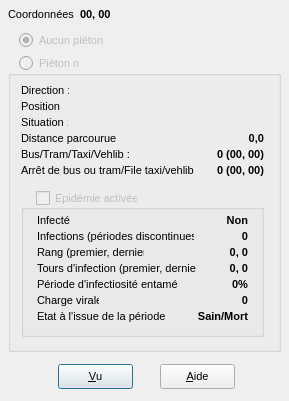
<?xml version="1.0" encoding="UTF-8"?>
<ui version="4.0">
 <comment>GÉNÉRÉ par tools/dfm2ui.py depuis src/f_infptn.dfm : ne pas modifier à la main avant la fin du portage de la fiche</comment>
 <class>frmInfosPieton</class>
 <widget class="QDialog" name="frmInfosPieton">
  <property name="geometry">
   <rect>
    <x>1</x>
    <y>3</y>
    <width>289</width>
    <height>401</height>
   </rect>
  </property>
  <property name="windowTitle">
   <string>Propriétés du piéton</string>
  </property>
  <property name="vclFontHeight" stdset="0">
   <number>-11</number>
  </property>
  <property name="font">
   <font>
    <family>MS Sans Serif</family>
    <pointsize>8</pointsize>
    <bold>false</bold>
    <italic>false</italic>
    <underline>false</underline>
    <strikeout>false</strikeout>
   </font>
  </property>
  <property name="vclHelpContext" stdset="0">
   <number>68</number>
  </property>
  <property name="vclBorderIcons" stdset="0">
   <string notr="true">biMinimize,biSystemMenu</string>
  </property>
  <property name="vclBorderStyle" stdset="0">
   <string notr="true">bsSingle</string>
  </property>
  <property name="vclColor" stdset="0">
   <string notr="true">clBtnFace</string>
  </property>
  <property name="vclFormStyle" stdset="0">
   <string notr="true">fsStayOnTop</string>
  </property>
  <property name="vclKeyPreview" stdset="0">
   <bool>true</bool>
  </property>
  <property name="vclTextHeight" stdset="0">
   <number>13</number>
  </property>
  <widget class="TLabel" name="Label0">
   <property name="text">
    <string>Coordonnées :</string>
   </property>
   <property name="alignment">
    <set>Qt::AlignLeft|Qt::AlignTop</set>
   </property>
   <property name="geometry">
    <rect>
     <x>8</x>
     <y>8</y>
     <width>69</width>
     <height>13</height>
    </rect>
   </property>
  </widget>
  <widget class="TLabel" name="LabelCoordonnees">
   <property name="text">
    <string>00, 00</string>
   </property>
   <property name="alignment">
    <set>Qt::AlignLeft|Qt::AlignTop</set>
   </property>
   <property name="geometry">
    <rect>
     <x>80</x>
     <y>8</y>
     <width>37</width>
     <height>13</height>
    </rect>
   </property>
   <property name="vclFontHeight" stdset="0">
    <number>-11</number>
   </property>
   <property name="font">
    <font>
     <family>MS Sans Serif</family>
     <pointsize>8</pointsize>
     <bold>true</bold>
     <italic>false</italic>
     <underline>false</underline>
     <strikeout>false</strikeout>
    </font>
   </property>
  </widget>
  <widget class="TButton" name="ButtonOk">
   <property name="text">
    <string>&amp;Vu</string>
   </property>
   <property name="default">
    <bool>true</bool>
   </property>
   <property name="autoDefault">
    <bool>false</bool>
   </property>
   <property name="geometry">
    <rect>
     <x>58</x>
     <y>364</y>
     <width>75</width>
     <height>25</height>
    </rect>
   </property>
   <property name="vclCancel" stdset="0">
    <bool>true</bool>
   </property>
   <property name="vclTabOrder" stdset="0">
    <number>3</number>
   </property>
  </widget>
  <widget class="TRadioButton" name="RadioButtonAucunPieton">
   <property name="text">
    <string>Aucun piéton</string>
   </property>
   <property name="checked">
    <bool>true</bool>
   </property>
   <property name="geometry">
    <rect>
     <x>19</x>
     <y>32</y>
     <width>97</width>
     <height>17</height>
    </rect>
   </property>
   <property name="enabled">
    <bool>false</bool>
   </property>
   <property name="vclTabOrder" stdset="0">
    <number>0</number>
   </property>
   <property name="vclTabStop" stdset="0">
    <bool>true</bool>
   </property>
  </widget>
  <widget class="TGroupBox" name="GroupBoxPieton">
   <property name="title">
    <string>                           </string>
   </property>
   <property name="geometry">
    <rect>
     <x>8</x>
     <y>56</y>
     <width>273</width>
     <height>296</height>
    </rect>
   </property>
   <property name="vclFontHeight" stdset="0">
    <number>-11</number>
   </property>
   <property name="font">
    <font>
     <family>MS Sans Serif</family>
     <pointsize>8</pointsize>
     <bold>false</bold>
     <italic>false</italic>
     <underline>false</underline>
     <strikeout>false</strikeout>
    </font>
   </property>
   <property name="vclTabOrder" stdset="0">
    <number>2</number>
   </property>
   <widget class="TLabel" name="Label1">
    <property name="text">
     <string>Direction :</string>
    </property>
    <property name="alignment">
     <set>Qt::AlignLeft|Qt::AlignTop</set>
    </property>
    <property name="geometry">
     <rect>
      <x>13</x>
      <y>28</y>
      <width>48</width>
      <height>13</height>
     </rect>
    </property>
   </widget>
   <widget class="TLabel" name="Label3">
    <property name="text">
     <string>Situation :</string>
    </property>
    <property name="alignment">
     <set>Qt::AlignLeft|Qt::AlignTop</set>
    </property>
    <property name="geometry">
     <rect>
      <x>13</x>
      <y>60</y>
      <width>47</width>
      <height>13</height>
     </rect>
    </property>
   </widget>
   <widget class="TLabel" name="Label4">
    <property name="text">
     <string>Distance parcourue :</string>
    </property>
    <property name="alignment">
     <set>Qt::AlignLeft|Qt::AlignTop</set>
    </property>
    <property name="geometry">
     <rect>
      <x>13</x>
      <y>76</y>
      <width>99</width>
      <height>13</height>
     </rect>
    </property>
   </widget>
   <widget class="TLabel" name="LabelSituation">
    <property name="text">
     <string />
    </property>
    <property name="alignment">
     <set>Qt::AlignRight|Qt::AlignTop</set>
    </property>
    <property name="geometry">
     <rect>
      <x>64</x>
      <y>60</y>
      <width>192</width>
      <height>13</height>
     </rect>
    </property>
    <property name="vclFontHeight" stdset="0">
     <number>-11</number>
    </property>
    <property name="font">
     <font>
      <family>MS Sans Serif</family>
      <pointsize>8</pointsize>
      <bold>true</bold>
      <italic>false</italic>
      <underline>false</underline>
      <strikeout>false</strikeout>
     </font>
    </property>
    <property name="vclAutoSize" stdset="0">
     <bool>false</bool>
    </property>
   </widget>
   <widget class="TLabel" name="LabelParcours">
    <property name="text">
     <string>0,0</string>
    </property>
    <property name="alignment">
     <set>Qt::AlignRight|Qt::AlignTop</set>
    </property>
    <property name="geometry">
     <rect>
      <x>237</x>
      <y>76</y>
      <width>19</width>
      <height>13</height>
     </rect>
    </property>
    <property name="vclFontHeight" stdset="0">
     <number>-11</number>
    </property>
    <property name="font">
     <font>
      <family>MS Sans Serif</family>
      <pointsize>8</pointsize>
      <bold>true</bold>
      <italic>false</italic>
      <underline>false</underline>
      <strikeout>false</strikeout>
     </font>
    </property>
   </widget>
   <widget class="TLabel" name="LabelDirection">
    <property name="text">
     <string />
    </property>
    <property name="alignment">
     <set>Qt::AlignRight|Qt::AlignTop</set>
    </property>
    <property name="geometry">
     <rect>
      <x>64</x>
      <y>29</y>
      <width>192</width>
      <height>13</height>
     </rect>
    </property>
    <property name="vclFontHeight" stdset="0">
     <number>-11</number>
    </property>
    <property name="font">
     <font>
      <family>MS Sans Serif</family>
      <pointsize>8</pointsize>
      <bold>true</bold>
      <italic>false</italic>
      <underline>false</underline>
      <strikeout>false</strikeout>
     </font>
    </property>
    <property name="vclAutoSize" stdset="0">
     <bool>false</bool>
    </property>
   </widget>
   <widget class="TLabel" name="Label2">
    <property name="text">
     <string>Position :</string>
    </property>
    <property name="alignment">
     <set>Qt::AlignLeft|Qt::AlignTop</set>
    </property>
    <property name="geometry">
     <rect>
      <x>13</x>
      <y>44</y>
      <width>43</width>
      <height>13</height>
     </rect>
    </property>
   </widget>
   <widget class="TLabel" name="LabelPosition">
    <property name="text">
     <string />
    </property>
    <property name="alignment">
     <set>Qt::AlignRight|Qt::AlignTop</set>
    </property>
    <property name="geometry">
     <rect>
      <x>64</x>
      <y>44</y>
      <width>192</width>
      <height>13</height>
     </rect>
    </property>
    <property name="vclFontHeight" stdset="0">
     <number>-11</number>
    </property>
    <property name="font">
     <font>
      <family>MS Sans Serif</family>
      <pointsize>8</pointsize>
      <bold>true</bold>
      <italic>false</italic>
      <underline>false</underline>
      <strikeout>false</strikeout>
     </font>
    </property>
    <property name="vclAutoSize" stdset="0">
     <bool>false</bool>
    </property>
   </widget>
   <widget class="TLabel" name="Label5">
    <property name="text">
     <string>Bus/Tram/Taxi/Vehlib :</string>
    </property>
    <property name="alignment">
     <set>Qt::AlignLeft|Qt::AlignTop</set>
    </property>
    <property name="geometry">
     <rect>
      <x>13</x>
      <y>92</y>
      <width>112</width>
      <height>13</height>
     </rect>
    </property>
   </widget>
   <widget class="TLabel" name="LabelBusTramTaxiVehlib">
    <property name="text">
     <string>0 (00, 00)</string>
    </property>
    <property name="alignment">
     <set>Qt::AlignRight|Qt::AlignTop</set>
    </property>
    <property name="geometry">
     <rect>
      <x>200</x>
      <y>92</y>
      <width>56</width>
      <height>13</height>
     </rect>
    </property>
    <property name="vclFontHeight" stdset="0">
     <number>-11</number>
    </property>
    <property name="font">
     <font>
      <family>MS Sans Serif</family>
      <pointsize>8</pointsize>
      <bold>true</bold>
      <italic>false</italic>
      <underline>false</underline>
      <strikeout>false</strikeout>
     </font>
    </property>
   </widget>
   <widget class="TLabel" name="Label6">
    <property name="text">
     <string>Arrêt de bus ou tram/File taxi/vehlib :</string>
    </property>
    <property name="alignment">
     <set>Qt::AlignLeft|Qt::AlignTop</set>
    </property>
    <property name="geometry">
     <rect>
      <x>13</x>
      <y>108</y>
      <width>174</width>
      <height>13</height>
     </rect>
    </property>
   </widget>
   <widget class="TLabel" name="LabelArretBusTramFileTaxiVehlib">
    <property name="text">
     <string>0 (00, 00)</string>
    </property>
    <property name="alignment">
     <set>Qt::AlignRight|Qt::AlignTop</set>
    </property>
    <property name="geometry">
     <rect>
      <x>200</x>
      <y>108</y>
      <width>56</width>
      <height>13</height>
     </rect>
    </property>
    <property name="vclFontHeight" stdset="0">
     <number>-11</number>
    </property>
    <property name="font">
     <font>
      <family>MS Sans Serif</family>
      <pointsize>8</pointsize>
      <bold>true</bold>
      <italic>false</italic>
      <underline>false</underline>
      <strikeout>false</strikeout>
     </font>
    </property>
   </widget>
   <widget class="TGroupBox" name="GroupBoxEpidemie">
    <property name="title">
     <string>  </string>
    </property>
    <property name="geometry">
     <rect>
      <x>13</x>
      <y>134</y>
      <width>243</width>
      <height>147</height>
     </rect>
    </property>
    <property name="vclTabOrder" stdset="0">
     <number>0</number>
    </property>
    <widget class="TLabel" name="Label7">
     <property name="text">
      <string>Infecté </string>
     </property>
     <property name="alignment">
      <set>Qt::AlignLeft|Qt::AlignTop</set>
     </property>
     <property name="geometry">
      <rect>
       <x>16</x>
       <y>24</y>
       <width>36</width>
       <height>13</height>
      </rect>
     </property>
    </widget>
    <widget class="TLabel" name="LabelInfecte">
     <property name="text">
      <string>Non</string>
     </property>
     <property name="alignment">
      <set>Qt::AlignRight|Qt::AlignTop</set>
     </property>
     <property name="geometry">
      <rect>
       <x>203</x>
       <y>24</y>
       <width>24</width>
       <height>13</height>
      </rect>
     </property>
     <property name="vclFontHeight" stdset="0">
      <number>-11</number>
     </property>
     <property name="font">
      <font>
       <family>MS Sans Serif</family>
       <pointsize>8</pointsize>
       <bold>true</bold>
       <italic>false</italic>
       <underline>false</underline>
       <strikeout>false</strikeout>
      </font>
     </property>
    </widget>
    <widget class="TLabel" name="Label8">
     <property name="text">
      <string>Rang (premier, dernier)</string>
     </property>
     <property name="alignment">
      <set>Qt::AlignLeft|Qt::AlignTop</set>
     </property>
     <property name="geometry">
      <rect>
       <x>16</x>
       <y>56</y>
       <width>107</width>
       <height>13</height>
      </rect>
     </property>
    </widget>
    <widget class="TLabel" name="LabelRangs">
     <property name="text">
      <string>0, 0</string>
     </property>
     <property name="alignment">
      <set>Qt::AlignRight|Qt::AlignTop</set>
     </property>
     <property name="geometry">
      <rect>
       <x>204</x>
       <y>56</y>
       <width>23</width>
       <height>13</height>
      </rect>
     </property>
     <property name="vclFontHeight" stdset="0">
      <number>-11</number>
     </property>
     <property name="font">
      <font>
       <family>MS Sans Serif</family>
       <pointsize>8</pointsize>
       <bold>true</bold>
       <italic>false</italic>
       <underline>false</underline>
       <strikeout>false</strikeout>
      </font>
     </property>
    </widget>
    <widget class="TLabel" name="Label9">
     <property name="text">
      <string>Tours d'infection (premier, dernier)</string>
     </property>
     <property name="alignment">
      <set>Qt::AlignLeft|Qt::AlignTop</set>
     </property>
     <property name="geometry">
      <rect>
       <x>16</x>
       <y>72</y>
       <width>159</width>
       <height>13</height>
      </rect>
     </property>
    </widget>
    <widget class="TLabel" name="LabelTours">
     <property name="text">
      <string>0, 0</string>
     </property>
     <property name="alignment">
      <set>Qt::AlignRight|Qt::AlignTop</set>
     </property>
     <property name="geometry">
      <rect>
       <x>204</x>
       <y>72</y>
       <width>23</width>
       <height>13</height>
      </rect>
     </property>
     <property name="vclFontHeight" stdset="0">
      <number>-11</number>
     </property>
     <property name="font">
      <font>
       <family>MS Sans Serif</family>
       <pointsize>8</pointsize>
       <bold>true</bold>
       <italic>false</italic>
       <underline>false</underline>
       <strikeout>false</strikeout>
      </font>
     </property>
    </widget>
    <widget class="TLabel" name="Label10">
     <property name="text">
      <string>Infections (périodes discontinues)</string>
     </property>
     <property name="alignment">
      <set>Qt::AlignLeft|Qt::AlignTop</set>
     </property>
     <property name="geometry">
      <rect>
       <x>16</x>
       <y>40</y>
       <width>157</width>
       <height>13</height>
      </rect>
     </property>
    </widget>
    <widget class="TLabel" name="LabelInfections">
     <property name="text">
      <string>0</string>
     </property>
     <property name="alignment">
      <set>Qt::AlignRight|Qt::AlignTop</set>
     </property>
     <property name="geometry">
      <rect>
       <x>219</x>
       <y>40</y>
       <width>8</width>
       <height>13</height>
      </rect>
     </property>
     <property name="vclFontHeight" stdset="0">
      <number>-11</number>
     </property>
     <property name="font">
      <font>
       <family>MS Sans Serif</family>
       <pointsize>8</pointsize>
       <bold>true</bold>
       <italic>false</italic>
       <underline>false</underline>
       <strikeout>false</strikeout>
      </font>
     </property>
    </widget>
    <widget class="TLabel" name="Label11">
     <property name="text">
      <string>Période d'infectiosité entamée</string>
     </property>
     <property name="alignment">
      <set>Qt::AlignLeft|Qt::AlignTop</set>
     </property>
     <property name="geometry">
      <rect>
       <x>16</x>
       <y>88</y>
       <width>141</width>
       <height>13</height>
      </rect>
     </property>
    </widget>
    <widget class="TLabel" name="LabelPeriodeInfectiosite">
     <property name="text">
      <string>0%</string>
     </property>
     <property name="alignment">
      <set>Qt::AlignRight|Qt::AlignTop</set>
     </property>
     <property name="geometry">
      <rect>
       <x>210</x>
       <y>88</y>
       <width>17</width>
       <height>13</height>
      </rect>
     </property>
     <property name="vclFontHeight" stdset="0">
      <number>-11</number>
     </property>
     <property name="font">
      <font>
       <family>MS Sans Serif</family>
       <pointsize>8</pointsize>
       <bold>true</bold>
       <italic>false</italic>
       <underline>false</underline>
       <strikeout>false</strikeout>
      </font>
     </property>
    </widget>
    <widget class="TLabel" name="Label13">
     <property name="text">
      <string>Charge virale</string>
     </property>
     <property name="alignment">
      <set>Qt::AlignLeft|Qt::AlignTop</set>
     </property>
     <property name="geometry">
      <rect>
       <x>16</x>
       <y>104</y>
       <width>62</width>
       <height>13</height>
      </rect>
     </property>
    </widget>
    <widget class="TLabel" name="LabelChargeVirale">
     <property name="text">
      <string>0</string>
     </property>
     <property name="alignment">
      <set>Qt::AlignRight|Qt::AlignTop</set>
     </property>
     <property name="geometry">
      <rect>
       <x>219</x>
       <y>104</y>
       <width>8</width>
       <height>13</height>
      </rect>
     </property>
     <property name="vclFontHeight" stdset="0">
      <number>-11</number>
     </property>
     <property name="font">
      <font>
       <family>MS Sans Serif</family>
       <pointsize>8</pointsize>
       <bold>true</bold>
       <italic>false</italic>
       <underline>false</underline>
       <strikeout>false</strikeout>
      </font>
     </property>
    </widget>
    <widget class="TLabel" name="Label12">
     <property name="text">
      <string>Etat à l'issue de la période :</string>
     </property>
     <property name="alignment">
      <set>Qt::AlignLeft|Qt::AlignTop</set>
     </property>
     <property name="geometry">
      <rect>
       <x>16</x>
       <y>120</y>
       <width>129</width>
       <height>13</height>
      </rect>
     </property>
    </widget>
    <widget class="TLabel" name="LabelEtatFinal">
     <property name="text">
      <string>Sain/Mort</string>
     </property>
     <property name="alignment">
      <set>Qt::AlignRight|Qt::AlignTop</set>
     </property>
     <property name="geometry">
      <rect>
       <x>170</x>
       <y>120</y>
       <width>57</width>
       <height>13</height>
      </rect>
     </property>
     <property name="vclFontHeight" stdset="0">
      <number>-11</number>
     </property>
     <property name="font">
      <font>
       <family>MS Sans Serif</family>
       <pointsize>8</pointsize>
       <bold>true</bold>
       <italic>false</italic>
       <underline>false</underline>
       <strikeout>false</strikeout>
      </font>
     </property>
    </widget>
   </widget>
   <widget class="TCheckBox" name="CheckBoxEpidemie">
    <property name="text">
     <string>Epidémie activée </string>
    </property>
    <property name="geometry">
     <rect>
      <x>28</x>
      <y>134</y>
      <width>102</width>
      <height>17</height>
     </rect>
    </property>
    <property name="enabled">
     <bool>false</bool>
    </property>
    <property name="vclTabOrder" stdset="0">
     <number>1</number>
    </property>
   </widget>
  </widget>
  <widget class="TRadioButton" name="RadioButtonPietonNumero">
   <property name="text">
    <string>Piéton n°</string>
   </property>
   <property name="geometry">
    <rect>
     <x>19</x>
     <y>55</y>
     <width>60</width>
     <height>17</height>
    </rect>
   </property>
   <property name="enabled">
    <bool>false</bool>
   </property>
   <property name="vclTabOrder" stdset="0">
    <number>1</number>
   </property>
  </widget>
  <widget class="TButton" name="ButtonAide">
   <property name="text">
    <string>&amp;Aide</string>
   </property>
   <property name="autoDefault">
    <bool>false</bool>
   </property>
   <property name="geometry">
    <rect>
     <x>160</x>
     <y>364</y>
     <width>75</width>
     <height>25</height>
    </rect>
   </property>
   <property name="vclTabOrder" stdset="0">
    <number>4</number>
   </property>
  </widget>
 </widget>
 <tabstops>
  <tabstop>RadioButtonAucunPieton</tabstop>
  <tabstop>CheckBoxEpidemie</tabstop>
  <tabstop>ButtonOk</tabstop>
  <tabstop>ButtonAide</tabstop>
 </tabstops>
 <customwidgets>
  <customwidget>
   <class>TLabel</class>
   <extends>QLabel</extends>
   <header>vcl/controles.h</header>
  </customwidget>
  <customwidget>
   <class>TButton</class>
   <extends>QPushButton</extends>
   <header>vcl/controles.h</header>
  </customwidget>
  <customwidget>
   <class>TRadioButton</class>
   <extends>QRadioButton</extends>
   <header>vcl/controles.h</header>
  </customwidget>
  <customwidget>
   <class>TGroupBox</class>
   <extends>QGroupBox</extends>
   <header>vcl/controles.h</header>
  </customwidget>
  <customwidget>
   <class>TCheckBox</class>
   <extends>QCheckBox</extends>
   <header>vcl/controles.h</header>
  </customwidget>
 </customwidgets>
 <resources>
  <include location="../ressources/images.qrc" />
 </resources>
 <connections />
</ui>
